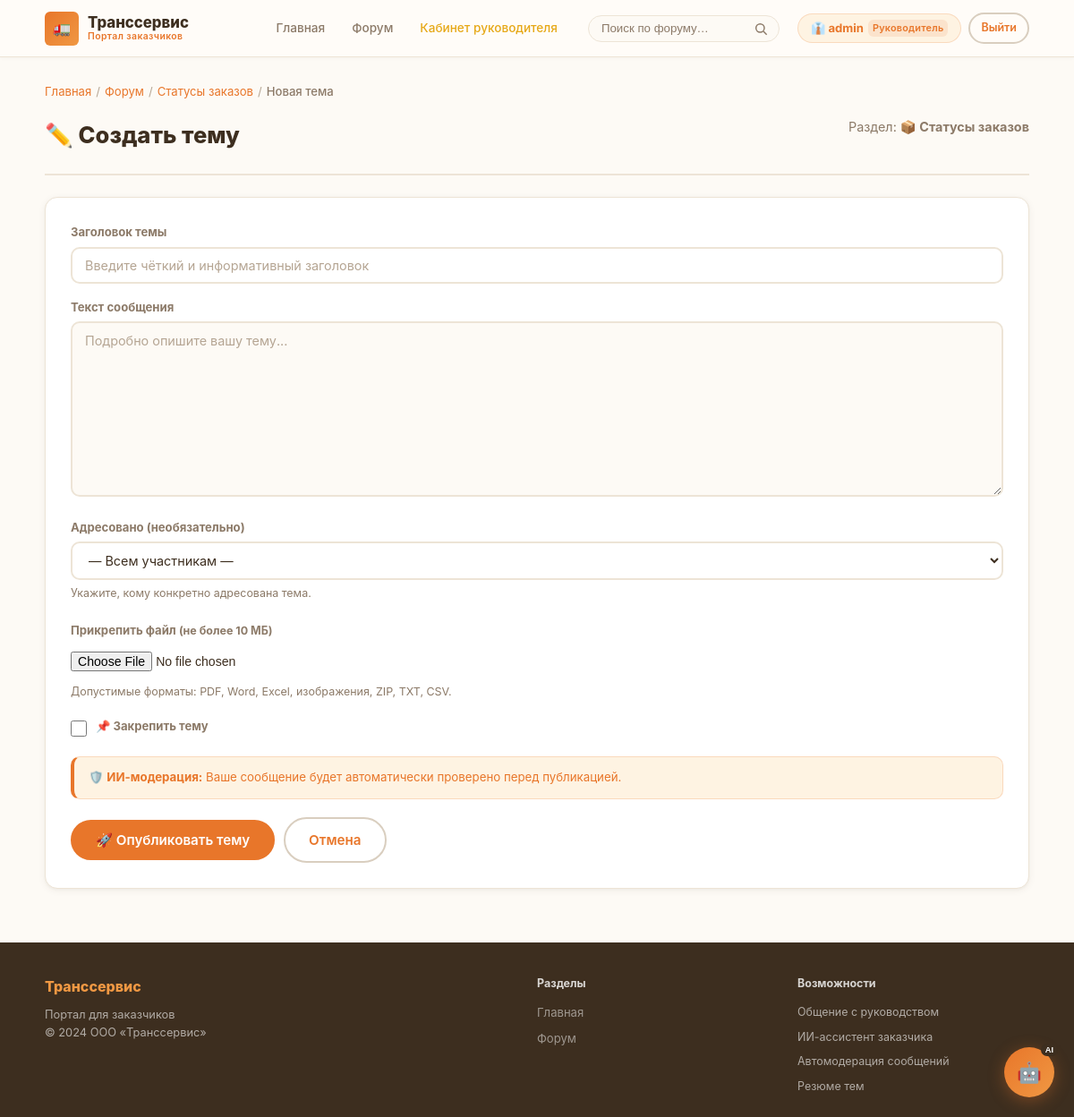
The page /forum/topic/new/2 (signed in) on the database its author committed.
### tables this page shows
CREATE TABLE users (
        id INTEGER PRIMARY KEY AUTOINCREMENT,
        username TEXT NOT NULL UNIQUE,
        password_hash TEXT NOT NULL,
        role TEXT NOT NULL DEFAULT 'user',
        avatar TEXT DEFAULT 'default.png',
        created_at TEXT NOT NULL
    , warnings_count INTEGER NOT NULL DEFAULT 0, penalty_level INTEGER NOT NULL DEFAULT 0, restricted_until TEXT, is_banned INTEGER NOT NULL DEFAULT 0, banned_until TEXT, ban_reason TEXT DEFAULT '');

CREATE TABLE categories (
        id INTEGER PRIMARY KEY AUTOINCREMENT,
        name TEXT NOT NULL UNIQUE,
        description TEXT,
        icon TEXT DEFAULT ' '
    );

### app.py (the view, shortened to what this page needs)
@app.route("/forum/topic/new/<int:cat_id>", methods=["GET", "POST"])
@login_required
def new_topic(cat_id):
    block_redirect = enforce_can_post()
    if block_redirect:
        return block_redirect
    cat = get_category_by_id(cat_id)
    if not cat:
        abort(404)
    is_announcements = (cat["name"] == "Объявления руководства")
    current_user_obj = get_user_by_id(session["user_id"])
    is_admin = current_user_obj and current_user_obj.get("role") == "admin"
    all_users = [] if is_announcements else get_all_users()
    return render_template("new_topic.html", category=cat,
                           all_users=all_users,
                           is_announcements=is_announcements,
                           is_admin=is_admin,
                           config_max_mb=Config.MAX_UPLOAD_MB)

### app.py (called while the page is built, shortened)
def user_access_state(user_id: int) -> tuple[bool, str]:
    u = get_user_by_id(user_id)
    if not u:
        return False, "Пользователь не найден."
    if u.get("role") == "admin":
        return True, ""

def enforce_can_post():
    if "user_id" not in session:
        flash("Для доступа необходимо войти.", "warning")
        return redirect(url_for("login", next=request.url))
    ok, msg = user_access_state(session["user_id"])
    if not ok:
        flash(msg, "danger")
        return redirect(request.referrer or url_for("index"))
    return None

def login_required(f):
    @wraps(f)
    def decorated(*args, **kwargs):
        if "user_id" not in session:
            flash("Для доступа необходимо войти.", "warning")
            return redirect(url_for("login", next=request.url))
        return f(*args, **kwargs)
    return decorated

@app.context_processor
def inject_globals():
    user = None
    if "user_id" in session:
        user = get_user_by_id(session["user_id"])
    return {"current_user": user}

### models.py (called while the page is built)
def get_connection():
    conn = sqlite3.connect(Config.DATABASE_PATH)
    conn.row_factory = sqlite3.Row
    conn.execute("PRAGMA foreign_keys = ON")
    return conn

def get_user_by_id(user_id):
    conn = get_connection()
    row = conn.execute("SELECT * FROM users WHERE id=?", (user_id,)).fetchone()
    conn.close()
    return dict(row) if row else None

def get_all_users():
    conn = get_connection()
    rows = conn.execute("SELECT * FROM users ORDER BY created_at DESC").fetchall()
    conn.close()
    return [dict(r) for r in rows]

def get_category_by_id(cat_id):
    conn = get_connection()
    row = conn.execute("SELECT * FROM categories WHERE id=?", (cat_id,)).fetchone()
    conn.close()
    return dict(row) if row else None

### templates/new_topic.html (shortened to what this page needs)
{% extends "base.html" %}
{% block content %}
<nav class="breadcrumb">
  <a href="{{ url_for('index') }}">Главная</a> /
  <a href="{{ url_for('forum') }}">Форум</a> /
  <a href="{{ url_for('category', cat_id=category.id) }}">{{ category.name }}</a> /
  <span>Новая тема</span>
</nav>
<div class="page-header">
  <h1>✏️ Создать тему</h1>
  <p>Раздел: <strong>{{ category.icon }} {{ category.name }}</strong></p>
</div>
<div class="form-section">
  <form method="POST" id="new-topic-form"
        enctype="multipart/form-data">
    <div class="form-group">
      <label for="title">Заголовок темы</label>
      <input type="text" id="title" name="title"
             class="form-control"
             placeholder="Введите чёткий и информативный заголовок"
             required minlength="5" maxlength="200">
    </div>
    <div class="form-group">
      <label for="content">Текст сообщения</label>
      <textarea id="content" name="content"
                class="form-control reply-textarea"
                placeholder="Подробно опишите вашу тему..."
                required minlength="10" rows="10"></textarea>
    </div>
    {% if not is_announcements %}
    <div class="form-group">
      <label for="addressed_to">Адресовано (необязательно)</label>
      <select id="addressed_to" name="addressed_to" class="form-control">
        <option value="">— Всем участникам —</option>
      </select>
      <small class="form-hint">Укажите, кому конкретно адресована тема.</small>
    </div>
    <div class="form-group">
      <label for="attachment">Прикрепить файл
        <span class="form-hint">(не более {{ config_max_mb }} МБ)</span>
      </label>
      <input type="file" id="attachment" name="attachment"
             class="form-control-file"
             accept=".pdf,.doc,.docx,.xls,.xlsx,.png,.jpg,.jpeg,.gif,.webp,.zip,.rar,.txt,.csv">
      <small class="form-hint">
        Допустимые форматы: PDF, Word, Excel, изображения, ZIP, TXT, CSV.
      </small>
    </div>
    {% endif %}
    {% if is_admin %}
    <div class="form-group form-group-inline">
      <input type="checkbox" id="is_pinned" name="is_pinned" value="1">
      <label for="is_pinned" class="label-inline">📌 Закрепить тему</label>
    </div>
    {% endif %}
    <div class="ai-notice">
      🛡️ <strong>ИИ-модерация:</strong>
      Ваше сообщение будет автоматически проверено перед публикацией.
    </div>
    <div class="form-actions">
      <button type="submit" class="btn btn-primary btn-lg">
        🚀 Опубликовать тему
      </button>
      <a href="{{ url_for('category', cat_id=category.id) }}"
         class="btn btn-outline btn-lg">Отмена</a>
    </div>
  </form>
</div>
{% endblock %}

### templates/base.html (shortened to what this page needs)
<!DOCTYPE html>
<html lang="ru">
<head>
  <link rel="stylesheet" href="{{ url_for('static', filename='css/main.css') }}">
  <link rel="stylesheet" href="{{ url_for('static', filename='css/forum.css') }}">
</head>
<body>
<header class="site-header">
  <div class="container header-inner">
    <a href="{{ url_for('index') }}" class="logo">
      <span class="logo-icon" aria-hidden="true" style="display:inline-flex;align-items:center;justify-content:center;width:38px;height:38px;">🚛</span>
      <div class="logo-text">
        <span class="logo-name">Транссервис</span>
        <span class="logo-sub">Портал заказчиков</span>
      </div>
    </a>
    <nav class="main-nav">
      <a href="{{ url_for('index') }}"
         class="nav-link {% if request.endpoint == 'index' %}active{% endif %}">
        Главная
      </a>
      <a href="{{ url_for('forum') }}"
         class="nav-link {% if request.endpoint in ['forum','category','topic'] %}active{% endif %}">
        Форум
      </a>
      {% if current_user and current_user.role == 'admin' %}
      <a href="{{ url_for('admin') }}"
         class="nav-link nav-admin {% if request.endpoint == 'admin' %}active{% endif %}">
        Кабинет руководителя
      </a>
      {% endif %}
    </nav>
    <form class="header-search" action="{{ url_for('search') }}" method="get" role="search">
      <input class="header-search-input" type="search" name="q"
             placeholder="Поиск по форуму…"
             value="{{ request.args.get('q', '') }}"
             maxlength="100" autocomplete="off">
      <button class="header-search-btn" type="submit" aria-label="Найти">
        <svg viewBox="0 0 24 24" width="16" height="16" fill="none" stroke="currentColor" stroke-width="2.2">
          <circle cx="11" cy="11" r="7"/><line x1="16.5" y1="16.5" x2="22" y2="22"/>
        </svg>
      </button>
    </form>
    <div class="user-panel">
      {% if current_user %}
        <span class="username-badge {% if current_user.role == 'admin' %}badge-manager{% endif %}">
          {% if current_user.role == 'admin' %}👔{% else %}👤{% endif %}
          {{ current_user.username }}
          <small class="role-label">{{ 'Руководитель' if current_user.role == 'admin' else 'Заказчик' }}</small>
        </span>
        <a href="{{ url_for('logout') }}" class="btn btn-outline btn-sm">Выйти</a>
      {% else %}
        <a href="{{ url_for('login') }}"    class="btn btn-outline btn-sm">Войти</a>
        <a href="{{ url_for('register') }}" class="btn btn-primary btn-sm">Регистрация</a>
      {% endif %}
    </div>
  </div>
</header>
<main class="main-content">
  <div class="container">
    {% block content %}{% endblock %}
  </div>
</main>
<div class="ai-widget" id="ai-widget">
  <button class="ai-toggle" id="ai-toggle" title="ИИ-ассистент">
    🤖
    <span class="ai-badge">AI</span>
  </button>
</div>
<footer class="site-footer">
  <div class="container footer-inner">
    <div class="footer-brand">
      <span class="footer-logo">Транссервис</span>
      <p>Портал для заказчиков<br>© {{ 2024 }} ООО «Транссервис»</p>
    </div>
    <div class="footer-links">
      <strong>Разделы</strong>
      <a href="{{ url_for('index') }}">Главная</a>
      <a href="{{ url_for('forum') }}">Форум</a>
    </div>
    <div class="footer-ai">
      <strong>Возможности</strong>
      <span>Общение с руководством</span>
      <span>ИИ-ассистент заказчика</span>
      <span>Автомодерация сообщений</span>
      <span>Резюме тем</span>
    </div>
  </div>
</footer>
</body>
</html>

### static/css/forum.css (style rules this page uses)
.reply-textarea { width: 100%; padding: 11px 14px; border: 2px solid var(--sand); border-radius: var(--radius); font-size: .9rem; font-family: inherit; resize: vertical; min-height: 110px; transition: border-color var(--transition); background: var(--cream); color: var(--text); }
.reply-textarea::placeholder { color: var(--text-faint); }
.username-badge { display: flex; align-items: center; gap: 5px; flex-wrap: wrap; }
.role-label { font-size: .68rem; font-weight: 600; opacity: .75; letter-spacing: .02em; }
.badge-manager { color: var(--orange); font-weight: 700; }
.badge-manager .role-label { background: rgba(224,110,40,.12); color: var(--orange); border-radius: 6px; padding: 1px 5px; opacity: 1; }
.form-control-file { display: block; width: 100%; padding: 8px 0; font-size: .88rem; color: var(--text); }
.form-hint { display: inline-block; font-size: .78rem; color: var(--text-muted); margin-top: 4px; }
.form-group-inline { display: flex; align-items: center; gap: 10px; margin-bottom: 18px; }
.form-group-inline input[type="checkbox"] { width: 18px; height: 18px; accent-color: var(--orange); cursor: pointer; }
.label-inline { margin: 0; font-weight: 600; cursor: pointer; }
.header-search { display: flex; align-items: center; background: var(--cream); border: 1.5px solid var(--sand); border-radius: 20px; overflow: hidden; transition: border-color var(--transition), box-shadow var(--transition); flex-shrink: 1; min-width: 0; }
.header-search-input { border: none; background: transparent; padding: 6px 10px 6px 14px; font-size: .83rem; color: var(--text); outline: none; width: 180px; min-width: 0; transition: width var(--transition); }
.header-search-input::placeholder { color: var(--text-muted); }
.header-search-btn { background: none; border: none; padding: 6px 12px 6px 4px; cursor: pointer; color: var(--text-muted); display: flex; align-items: center; transition: color var(--transition); }

### rows shown on the page
users: username "admin", role "Руководитель"
categories: name "Статусы заказов", icon "📦"

### other values the page prints
{{ config_max_mb }} "10"
{{ 2024 }} "2024"
